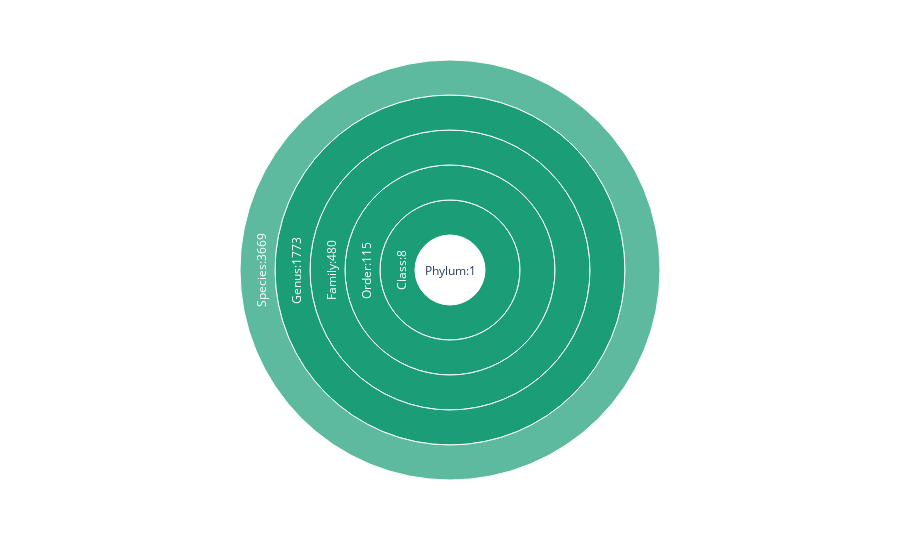

This figure's notebook cell:
### Markdown cell above
data

### Code cell
import pandas as pd
import plotly.express as px
import plotly


classification = ['Phylum','Class','Order','Family','Genus','Species']
data = pd.read_csv('/home/bio_kang/Virus_Taxonomy.csv')
fig = px.sunburst(data, path=classification, color_discrete_sequence=px.colors.qualitative.Dark2)

fig.show()

plotly.offline.plot(fig, filename='Host.html')

### Figure 1 — Plotly figure (JSON) as saved in the notebook; plotly's stock layout.template omitted (floating-point values rounded to 4 significant figures)
{"data": [{"branchvalues": "total", "domain": {"x": [0, 1], "y": [0, 1]}, "hovertemplate": "labels=%{label}<br>count=%{value}<br>parent=%{parent}<br>id=%{id}<extra></extra>", "ids": ["Phylum:1/Class:8/Order:115/Family:480/Genus:1773/Species:3669", "Phylum:1/Class:8/Order:115/Family:480/Genus:1773", "Phylum:1/Class:8/Order:115/Family:480", "Phylum:1/Class:8/Order:115", "Phylum:1/Class:8", "Phylum:1"], "labels": ["Species:3669", "Genus:1773", "Family:480", "Order:115", "Class:8", "Phylum:1"], "name": "", "parents": ["Phylum:1/Class:8/Order:115/Family:480/Genus:1773", "Phylum:1/Class:8/Order:115/Family:480", "Phylum:1/Class:8/Order:115", "Phylum:1/Class:8", "Phylum:1", ""], "type": "sunburst", "values": [1, 1, 1, 1, 1, 1]}], "layout": {"legend": {"tracegroupgap": 0}, "margin": {"t": 60}, "sunburstcolorway": ["rgb(27,158,119)", "rgb(217,95,2)", "rgb(117,112,179)", "rgb(231,41,138)", "rgb(102,166,30)", "rgb(230,171,2)", "rgb(166,118,29)", "rgb(102,102,102)"]}}
